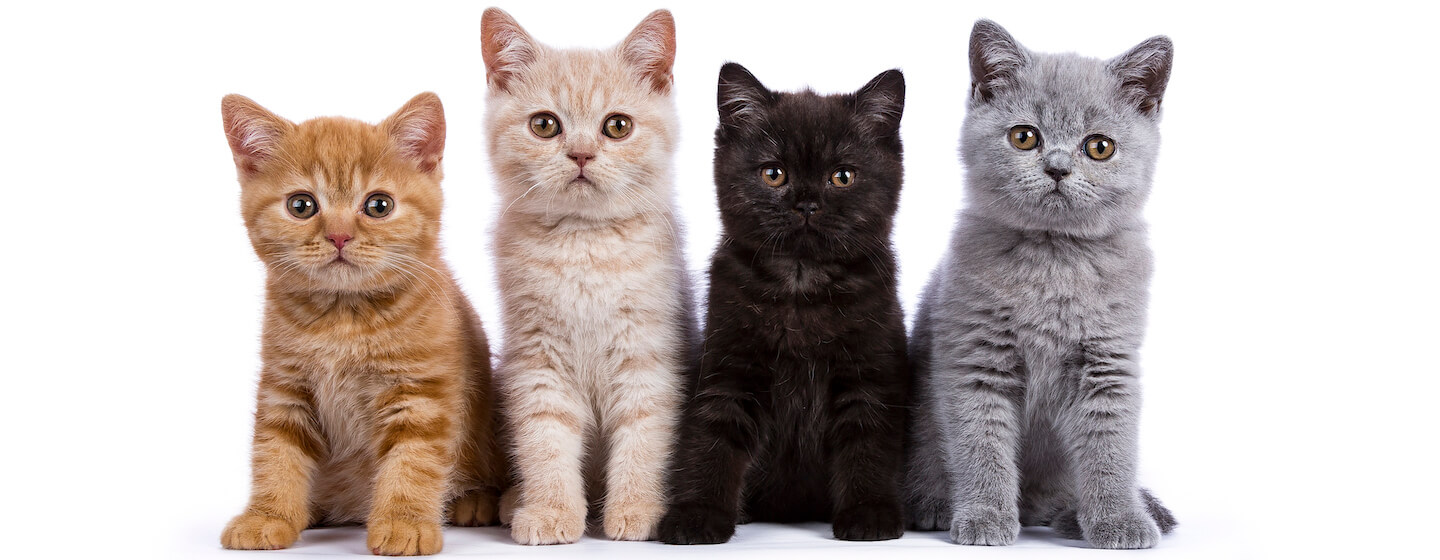
#> input picture cv2/cat.jpeg, 1440 x 560 px
$ python rot.py
#> lines starting #> are read from the running program, lines starting #| are printed output that depends on the picture
import cv2
import numpy as np

image = cv2.imread("cat.jpeg")
#> image is the input picture: shape (560, 1440, 3); mean B, G, R 178.9, 182.2, 192.5

h, w = image.shape[:2]
#> h = 560; w = 1440

M = cv2.getRotationMatrix2D((w / 2, h / 2), 90, 1) # center(회전할 중심), 각도(왼쪽으로 도는듯), 스케일(크기 말하는듯?)
dst = cv2.warpAffine(image, M, (w, h))
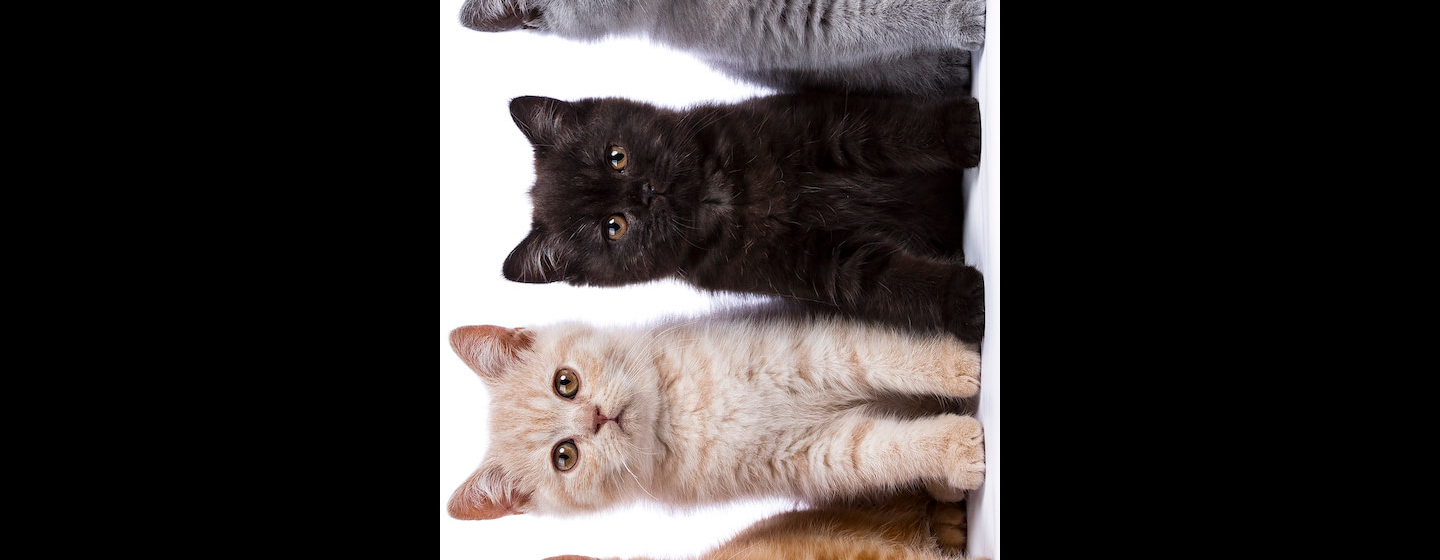
#> dst: shape (560, 1440, 3); mean B, G, R 51.2, 52, 56.9

cv2.imshow("dst", dst)

cv2.waitKey(0)
